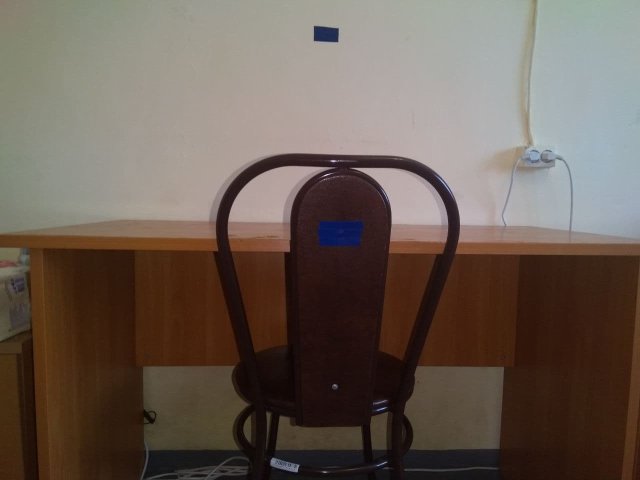
#> input picture data/1.jpg, 1280 x 960 px (shown at 1/2 size)
$ jupyter execute --allow-errors src.ipynb   (older library calls are emulated)
#> lines starting #> are read from the running program, lines starting #| are printed output that depends on the picture; after the words box and inside, x2 and y2 are one past the last pixel; in counts of white or black regions, pixels touching at a corner belong together; long printed decimals are rounded
[cell 1]
import matplotlib.pyplot as plt
import numpy as np
from skimage.color import rgb2gray
import cv2
from scipy.ndimage.morphology import binary_fill_holes
from skimage.morphology import binary_opening, binary_closing, binary_erosion
from skimage import measure
from skimage.segmentation import watershed
from skimage.color import label2rgb
from skimage.feature import canny
from skimage.filters import sobel, threshold_local
from math import atan, pi, sqrt

В первую очередь необходимо обнаружить на изображении метки. Воспльзуемся для этого фильтрацией по цвету, т.к. метки синего цвета.

[cell 2]
img = cv2.imread('data/1.jpg')
#> img is the input picture: shape (960, 1280, 3); mean B, G, R 84.2, 93.7, 106.7

BLUE_MIN = np.array([108, 65, 65],np.uint8) # Значение границ синего в
BLUE_MAX = np.array([125, 255, 255],np.uint8) # цветовой гамме HSV

hsv_img = cv2.cvtColor(img,cv2.COLOR_BGR2HSV)
#> hsv_img: shape (960, 1280, 3); mean H, S, V 33.2, 93.9, 108.9

frame_threshed = cv2.inRange(hsv_img, BLUE_MIN, BLUE_MAX)
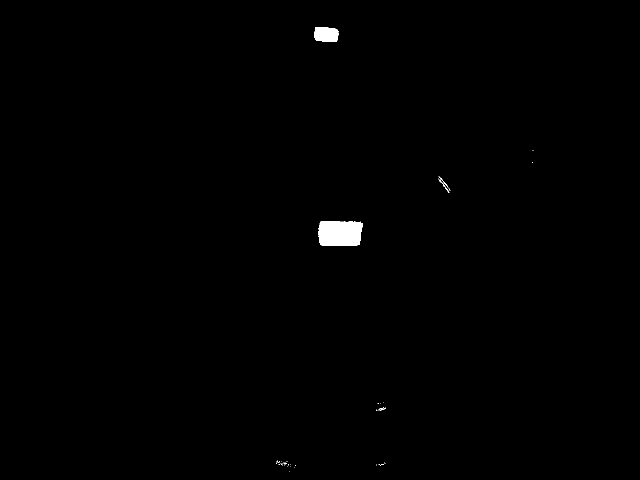
#> frame_threshed: shape (960, 1280) (shown at 1/2 size); 0.45% white; 43 white regions (39 under 20 px), largest, box (x1, y1, x2, y2) and area: (637, 443, 726, 492) 4008, (630, 54, 677, 84) 1226, (876, 357, 899, 385) 63, (877, 353, 901, 382) 55

mask = binary_opening(frame_threshed, selem=np.ones((18, 21))) # Удаляем шумы
#> mask: shape (960, 1280) bool; 0.41% white; 2 white regions, box (x1, y1, x2, y2) and area: (638, 443, 723, 491) 3933, (630, 56, 675, 82) 1125
plt.imshow(mask)

Далее из меток получим информацию о том, как близко находится стул к столу и о том, какими координатами обладает метка, находящаяся на стуле.

[cell 3]
NEAR_ATTITIDE = 3.5 # Отношение площадей меток в случае, когда стул рядом со столом
TAGS_NUMBER = 2

def find_rect_square(contour): # Нахождение площади по контуру
    cont_x = [i for _, i in contour]
    cont_y = [j for j, _ in contour]

    weidth = max(cont_x) - min(cont_x)

    height = max(cont_y) - min(cont_y)

    return weidth * height

def find_midl_coords(contour): # Нахождение координат и размеров метки по контуру
    cont_x = [i for _, i in contour]
    cont_y = [j for j, _ in contour]

    x = (max(cont_x), min(cont_x))
    y = (max(cont_y), min(cont_y))
    weidth = x[0] - x[1]
    height = y[0] - y[1]
    return (int((x[0] + x[1])/2), int((y[0] + y[1])/2), weidth, height)

contours = measure.find_contours(mask)
#> contours = 2 point arrays, longest 267 points
if len(contours) == TAGS_NUMBER:
    m_1 = find_rect_square(contours[0])
#> in find_rect_square, `cont_x = [i for _, i in contour]`: cont_x = 143 values, max 674.5 at index 98, min 629.5 at index 26, mean 651.8
#> in find_rect_square, `cont_y = [j for j, _ in contour]`: cont_y = 143 values, max 81.5 at index 0, min 55.5 at index 50, mean 68.53
#> in find_rect_square, `weidth = max(cont_x) - min(cont_x)`: weidth = 45
#> in find_rect_square, `height = max(cont_y) - min(cont_y)`: height = 26
#> m_1 = 1170
    m_2 = find_rect_square(contours[1])
#> m_2 = 4080
    attitude = ((m_2/m_1) / NEAR_ATTITIDE)**0.5
#> attitude = 0.998

    point_x, point_y, weidth, height = find_midl_coords(contours[1])
#> in find_midl_coords, `cont_x = [i for _, i in contour]`: cont_x = 267 values, max 722.5 at index 213, min 637.5 at index 90, mean 679.9
#> in find_midl_coords, `cont_y = [j for j, _ in contour]`: cont_y = 267 values, max 490.5 at index 0, min 442.5 at index 128, mean 466.5
#> in find_midl_coords, `x = (max(cont_x), min(cont_x))`: x = (722.5, 637.5)
#> in find_midl_coords, `y = (max(cont_y), min(cont_y))`: y = (490.5, 442.5)
#> in find_midl_coords, `weidth = x[0] - x[1]`: weidth = 85
#> in find_midl_coords, `height = y[0] - y[1]`: height = 48
#> point_x = 680; point_y = 466; weidth = 85; height = 48

    print(attitude)
#| 0.9982
else:
    print("Метки не найдены")

Если мы нашли метки, то двигаемся дальше. Следующим шагом найдем ширину и высоту стола. Для этого воспользуемся грубым фильтром по цвету и найдем высоту. А дальше воспользуемся фильтром canny и sobel, для нахождения границ объектов на изображении и оттуда найдем ширину стола.

[cell 4]
fig, ax = plt.subplots(1, 3, figsize=(120, 60))

matchimg = rgb2gray(img) # детекторы границ по умолчанию работают с одним каналом
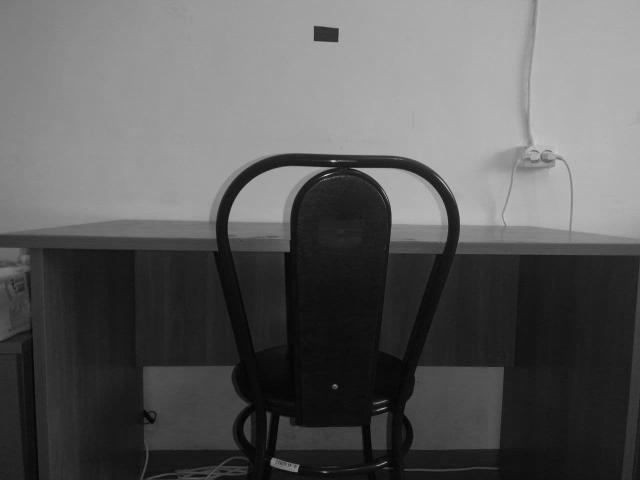
#> matchimg: shape (960, 1280) float64 (shown at 1/2 size); min 0.00198, max 0.98, mean 0.363

TABLE_MIN = np.array([0, 100, 0]) # HSV значения для грубого нахождения
TABLE_MAX = np.array([20, 220, 200]) # стола

hsv_img = cv2.cvtColor(img,cv2.COLOR_BGR2HSV)

frame_threshed = cv2.inRange(hsv_img, TABLE_MIN, TABLE_MAX)
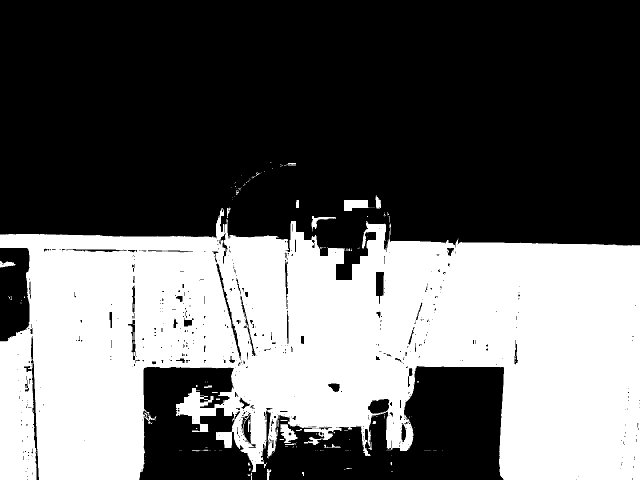
#> frame_threshed: shape (960, 1280) (shown at 1/2 size); 39.8% white; 170 white regions (147 under 20 px), largest, box (x1, y1, x2, y2) and area: (0, 416, 1280, 960) 485559, (688, 400, 738, 422) 866, (560, 848, 596, 886) 710
mask = binary_opening(frame_threshed, selem=np.ones((3, 3)))
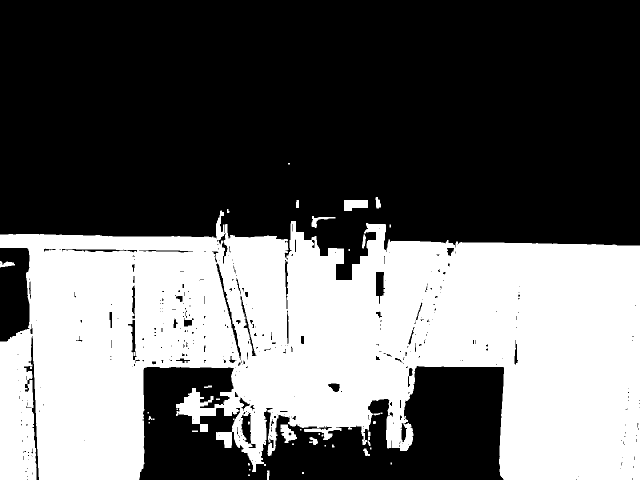
#> mask: shape (960, 1280) bool (shown at 1/2 size); 39.6% white; 44 white regions (21 under 20 px), largest, box (x1, y1, x2, y2) and area: (0, 421, 1280, 960) 482801, (688, 400, 736, 422) 864, (561, 849, 594, 886) 680
mask = binary_closing(mask, selem=np.ones((10, 10)))
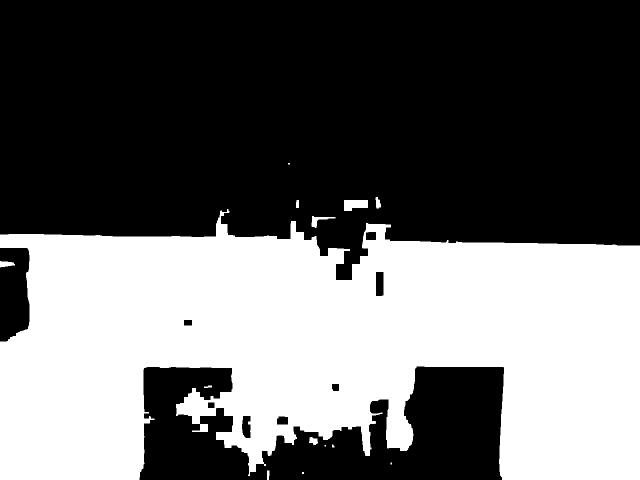
#> mask: shape (960, 1280) bool (shown at 1/2 size); 40.7% white; 14 white regions (4 under 20 px), largest, box (x1, y1, x2, y2) and area: (0, 418, 1280, 960) 498298, (688, 400, 736, 422) 864, (623, 432, 671, 456) 383

# Найдем высоту стола, как максимальную высоту на маске
table_height = 0
i_max = 0
for j in range(len(mask[0])):
    counter = 0
    for i in range(len(mask)):
        if mask[i][j]:
            counter += 1
        else:
            if table_height < counter:
                table_height = counter
                i_max = i
            counter = 0
#> after the loop, i_max = 955; table_height = 482

table_weight = 0

canny_edge_map = binary_closing(canny(matchimg, sigma=2.5), selem=np.ones((4, 4)))
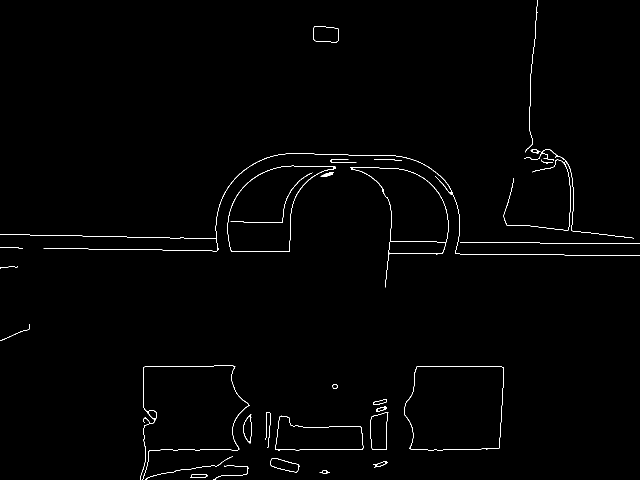
#> canny_edge_map: shape (960, 1280) bool (shown at 1/2 size); 0.8% white in thin lines or dots

# поставим маркеры фона и объекта
markers = np.zeros_like(matchimg)
markers[0:10, 0:10] = 1 # маркеры фона
markers[binary_erosion(canny_edge_map) > 0] = 2 # маркеры объекта - точки, находящиеся заведомо внутри

sobel_gradient = sobel(matchimg)
#> (the rest of this cell did not finish here and is left out)

Далее найдем на изображении стул. Для этого воспользуемся фильтром по цвету(со значениями, при которых стена не попадает в значения маски), и локальным методом "mean". Далее применим эквивалент оператора и и исключем стену из результата локального метода.

[cell 5]
fig, ax = plt.subplots(1, 3, figsize=(120, 60))

BLUE_MIN = np.array([0, 40, 0],np.uint8)
BLUE_MAX = np.array([180, 255, 255],np.uint8)

hsv_img = cv2.cvtColor(img,cv2.COLOR_BGR2HSV)

frame_threshed = cv2.inRange(hsv_img, BLUE_MIN, BLUE_MAX)
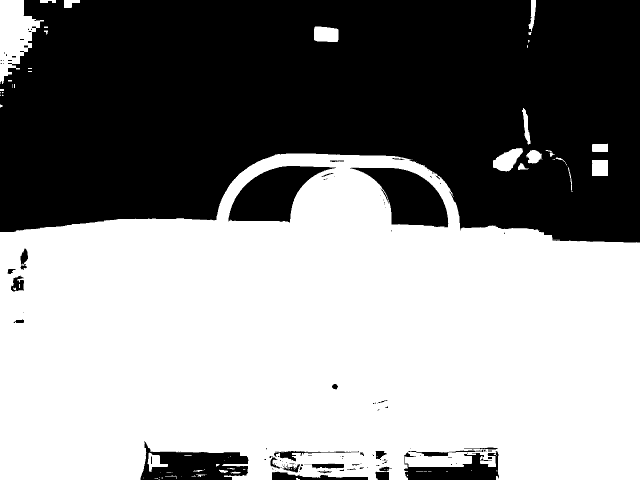
#> frame_threshed: shape (960, 1280) (shown at 1/2 size); 54.9% white; 163 black regions (128 under 20 px), largest, box (x1, y1, x2, y2) and area: (0, 0, 1280, 485) 506631, (457, 332, 672, 445) 12799, (700, 335, 897, 455) 12316

gray_img = rgb2gray(img)
local = (gray_img < threshold_local(gray_img, 501, method='mean'))
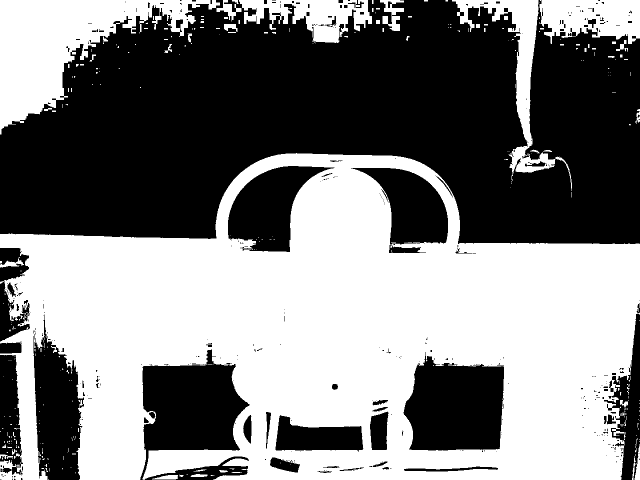
#> local: shape (960, 1280) bool (shown at 1/2 size); 50.1% white; 399 black regions (308 under 20 px), largest, box (x1, y1, x2, y2) and area: (0, 0, 1280, 488) 446816, (280, 699, 499, 960) 31625, (807, 704, 1008, 901) 31056

res = []

for i in range(len(frame_threshed)):
    res.append([])
    for j in range(len(frame_threshed[i])):
        if (frame_threshed[i][j] == 255) and local[i][j]:
            res[i].append(True)
        else:
            res[i].append(False)
#> after the loop, res = 960 items
res = binary_closing(np.array(res), selem=np.ones((25, 25)))
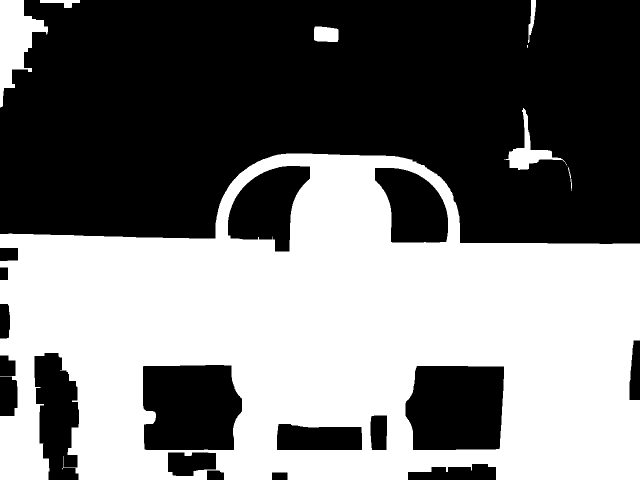
#> res: shape (960, 1280) bool (shown at 1/2 size); 46.1% white; 8 white regions (1 under 20 px), largest, box (x1, y1, x2, y2) and area: (0, 307, 1280, 960) 551089, (0, 0, 96, 215) 9727, (1008, 216, 1134, 340) 3448

ax[0].imshow(frame_threshed)
ax[1].imshow(local)
ax[2].imshow(res)

Т.к. стул сложной формы, в общем случае невозможно точно определить высоту. Однако, обычно, высота спинки стула примерно в 2 - 1.5 раза меньше высоты всего стула(в данном случае 1.8).

[cell 6]
chaire_height = 0

if weidth > height:
    for j in range(point_y, 0, -1):
        if not res[j][point_x]:
            break

    top = j + 1
#> top = 310
    for j in range(top, len(res)):
        if not res[j][point_x]:
            break
    bot = j - 1
#> bot = 853
    chaire_height = (bot - top) * 1.8
#> chaire_height = 977.4

    print(chaire_height)
#| 977.4
else:
    for i in range(point_x, 0, -1):
        if not res[point_y][i]:
            top = i
            break
    top = i + 1

    for i in range(top, len(res[0])):
        if not res[point_y][i]:
            bot = i
            break
    bot = i - 1
    chaire_weidth = (bot - top) * 1.8

    print(chaire_weidth)

Для нахождения ширины стула воспользуемся тем, что самое широкое место сутла - душки по краям, почти сверху, стула. Таким образом, для нахождения ширины стула лучше всего использовать то, он симметричен, метка находится посередине стула, а значит, что нужно найти лишь душку с одной стороны.

[cell 7]
if weidth > height:
    place_y = top + 100
#> place_y = 410

    for i in range(point_x, 0, -1):
        if not res[place_y][i]:
            break
    x_tmp = i
#> x_tmp = 584

    for i in range(x_tmp, 0, -1):
        if res[place_y][i]:
            break

    left = i
#> left = 463
    chaire_weidth = (point_x - left) * 2
#> chaire_weidth = 434

    print(chaire_weidth)
#| 434
else:
    place_x = top + 100

    for j in range(point_y, 0, -1):
        if not res[j][place_x]:
            break

    y_tmp = j

    for j in range(y_tmp, 0, -1):
        if res[j][place_x]:
            break

    left = j
    chaire_height = (point_y - left) * 2

    print(chaire_height)

Таким образом, мы нашли размеры стола и стула. Далее используя соотношения размеров меток, найденные ранее, найдем истинный размеры стула. И используя эти размеры определяем пролезетт ли стул под стол или нет. Также разобран случай, при котором стул никогда не пролезет под стол(все его размеры больше, чем у стола).

[cell 8]
chaire_weidth /= attitude
#> chaire_weidth = 434.8
chaire_height /= attitude
#> chaire_height = 979.2

answer = 3

if chaire_height <= table_height and chaire_weidth <= table_weight:
    answer = 1

if chaire_height >= table_height and chaire_weidth >= table_weight:
    answer = 2

if table_weight < chaire_height:
    answer = 2

$ run again, with data/10.jpg copied over data/1.jpg
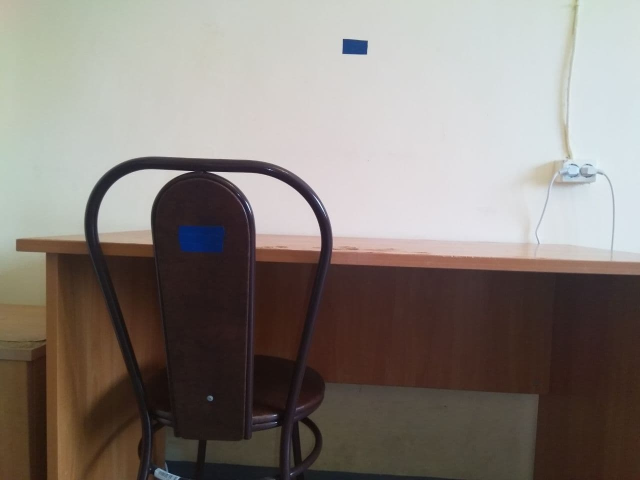
#> input picture data/10.jpg, 1280 x 960 px (shown at 1/2 size)
#> img is the input picture: shape (960, 1280, 3); mean B, G, R 121.7, 127.5, 135.2
#> hsv_img: shape (960, 1280, 3); mean H, S, V 52.1, 58.8, 138.1
#> `frame_threshed = cv2.inRange(hsv_img, BLUE_MIN, BLUE_MAX)`:
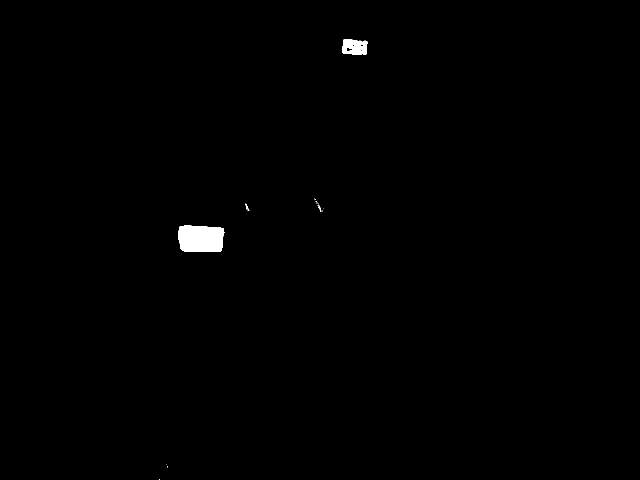
#> frame_threshed: shape (960, 1280) (shown at 1/2 size); 0.47% white; 21 white regions (17 under 20 px), largest, box (x1, y1, x2, y2) and area: (357, 451, 449, 504) 4415, (685, 78, 735, 109) 1283, (491, 407, 499, 422) 34, (636, 412, 643, 424) 22
#> contours = 1 point arrays, longest 283 points
#> after the loop `for j in range(len(mask[0])):`: i_max = 822; table_height = 333
#> canny_edge_map: shape (960, 1280) bool; 0.6% white in thin lines or dots
#> local: shape (960, 1280) bool; 45.6% white; 141 white regions (106 under 20 px), largest, box (x1, y1, x2, y2) and area: (0, 313, 1280, 960) 467160, (0, 0, 456, 168) 43881, (489, 0, 909, 111) 21918
#> after the loop `for i in range(len(frame_threshed)):`: res = 960 items
#> `res = binary_closing(np.array(res), selem=np.ones((25, 25)))`:
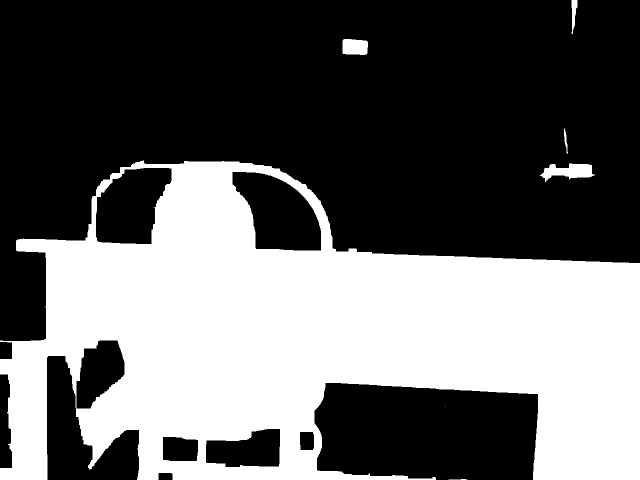
#> res: shape (960, 1280) bool (shown at 1/2 size); 39.4% white; 7 white regions (1 under 20 px), largest, box (x1, y1, x2, y2) and area: (0, 321, 1280, 960) 480122, (1080, 327, 1190, 365) 2292, (685, 78, 736, 110) 1489, (1143, 0, 1155, 68) 484, (1128, 257, 1136, 307) 168, (897, 958, 935, 960) 48

$ run again, with data/11.jpg copied over data/1.jpg
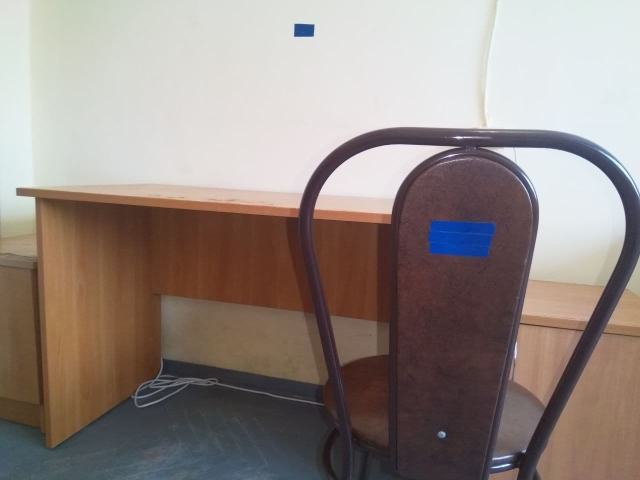
#> input picture data/11.jpg, 1280 x 960 px (shown at 1/2 size)
#> img is the input picture: shape (960, 1280, 3); mean B, G, R 131.2, 136.4, 148
#> hsv_img: shape (960, 1280, 3); mean H, S, V 67.8, 57.1, 152.3
#> `frame_threshed = cv2.inRange(hsv_img, BLUE_MIN, BLUE_MAX)`:
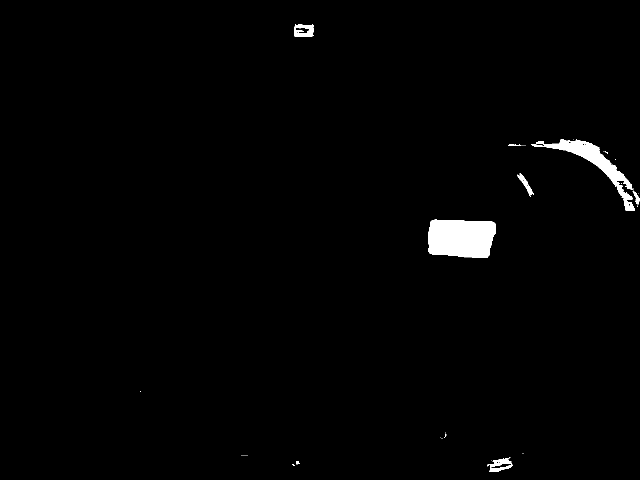
#> frame_threshed: shape (960, 1280) (shown at 1/2 size); 1.3% white; 39 white regions (31 under 20 px), largest, box (x1, y1, x2, y2) and area: (856, 439, 992, 516) 9096, (1062, 278, 1270, 422) 5118, (588, 48, 628, 73) 696
#> contours = 2 point arrays, longest 423 points
#> in find_rect_square, `cont_x = [i for _, i in contour]`: cont_x = 197 values, max 1198.5 at index 176, min 1139.5 at index 77, mean 1169.3
#> in find_rect_square, `cont_y = [j for j, _ in contour]`: cont_y = 197 values, max 321.5 at index 0, min 282.5 at index 100, mean 302
#> in find_rect_square, `weidth = max(cont_x) - min(cont_x)`: weidth = 59
#> in find_rect_square, `height = max(cont_y) - min(cont_y)`: height = 39
#> m_1 = 2301
#> m_2 = 10260
#> attitude = 1.13
#> in find_midl_coords, `cont_x = [i for _, i in contour]`: cont_x = 423 values, max 990.5 at index 338, min 855.5 at index 152, mean 923
#> in find_midl_coords, `cont_y = [j for j, _ in contour]`: cont_y = 423 values, max 515.5 at index 0, min 439.5 at index 204, mean 476.2
#> x = (990.5, 855.5)
#> y = (515.5, 439.5)
#> in find_midl_coords, `weidth = x[0] - x[1]`: weidth = 135
#> in find_midl_coords, `height = y[0] - y[1]`: height = 76
#> `point_x, point_y, weidth, height = find_midl_coords(contours[1])`: point_x = 923; point_y = 477; weidth = 135; height = 76
#| 1.129
#> after the loop `for j in range(len(mask[0])):`: i_max = 893; table_height = 511
#> canny_edge_map: shape (960, 1280) bool; 0.95% white in thin lines or dots
#> local: shape (960, 1280) bool; 45.8% white; 195 white regions (162 under 20 px), largest, box (x1, y1, x2, y2) and area: (0, 254, 1280, 960) 499121, (60, 0, 408, 166) 44184, (1004, 0, 1280, 22) 4628
#> after the loop `for i in range(len(frame_threshed)):`: res = 960 items
#> `res = binary_closing(np.array(res), selem=np.ones((25, 25)))`:
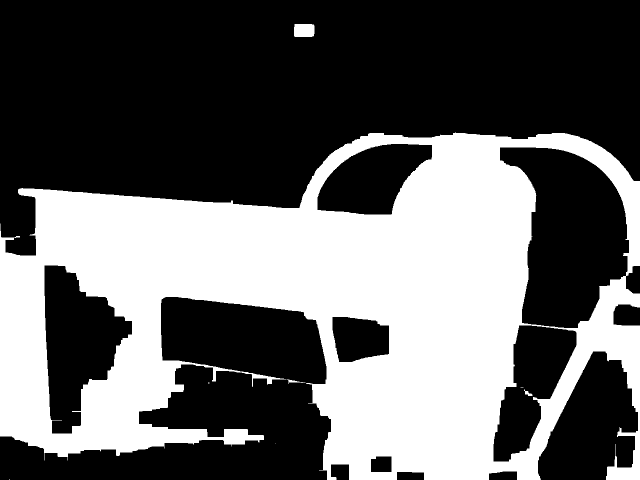
#> res: shape (960, 1280) bool (shown at 1/2 size); 38.7% white; 8 white regions (4 under 20 px), largest, box (x1, y1, x2, y2) and area: (0, 265, 1280, 960) 473690, (588, 48, 629, 74) 1040, (574, 759, 611, 768) 104, (1048, 779, 1065, 792) 95
#> bot = 958
#> `chaire_height = (bot - top) * 1.8`: chaire_height = 1245.6
#| 1245.600
#> `chaire_weidth = (point_x - left) * 2`: chaire_weidth = 552
#| 552
#> `chaire_weidth /= attitude`: chaire_weidth = 489.1
#> `chaire_height /= attitude`: chaire_height = 1103.6
